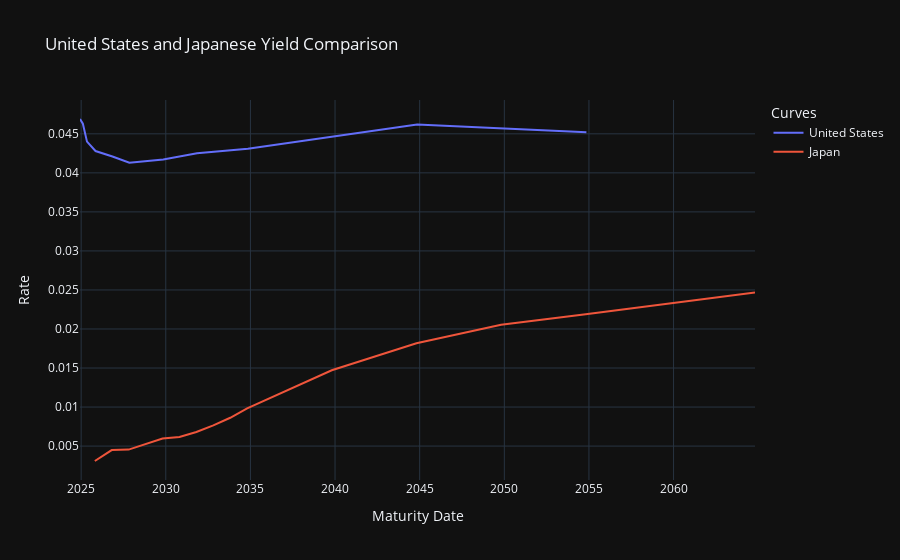

The code cell stored with this chart in its notebook:
### Markdown cell above
## Comparing US and Japanese curves

### Code cell
import plotly.graph_objects as go
fig = go.Figure()

fig.add_trace(go.Scatter(x=df['maturity'], y=df['rate'], mode='lines', name='United States'))
fig.add_trace(go.Scatter(x=df_j['maturity'], y=df_j['rate'], mode='lines', name='Japan'))

fig.update_layout(
    title="United States and Japanese Yield Comparison",
    xaxis_title="Maturity Date",
    yaxis_title="Rate",
    legend_title="Curves",
    template="plotly_dark"
)

fig.show()

### Figure 1 — Plotly figure (JSON) as saved in the notebook; plotly's stock layout.template omitted (floating-point values rounded to 4 significant figures)
{"data": [{"mode": "lines", "name": "United States", "type": "scatter", "x": ["2024-12-07T00:00:00", "2025-02-07T00:00:00", "2025-05-07T00:00:00", "2025-11-07T00:00:00", "2026-11-07T00:00:00", "2027-11-07T00:00:00", "2029-11-07T00:00:00", "2031-11-07T00:00:00", "2034-11-07T00:00:00", "2044-11-07T00:00:00", "2054-11-07T00:00:00"], "y": [0.0469, 0.0463, 0.044, 0.0428, 0.0421, 0.0413, 0.0417, 0.0425, 0.0431, 0.0462, 0.0452]}, {"mode": "lines", "name": "Japan", "type": "scatter", "x": ["2025-10-23T00:00:00", "2026-10-23T00:00:00", "2027-10-23T00:00:00", "2028-10-23T00:00:00", "2029-10-23T00:00:00", "2030-10-23T00:00:00", "2031-10-23T00:00:00", "2032-10-23T00:00:00", "2033-10-23T00:00:00", "2034-10-23T00:00:00", "2039-10-23T00:00:00", "2044-10-23T00:00:00", "2049-10-23T00:00:00", "2054-10-23T00:00:00", "2064-10-23T00:00:00"], "y": [0.00309, 0.00449, 0.00455, 0.00524, 0.00596, 0.00617, 0.00681, 0.00765, 0.00863, 0.00983, 0.01471, 0.01818, 0.02053, 0.02188, 0.02468]}], "layout": {"legend": {"title": {"text": "Curves"}}, "title": {"text": "United States and Japanese Yield Comparison"}, "xaxis": {"title": {"text": "Maturity Date"}}, "yaxis": {"title": {"text": "Rate"}}}}
